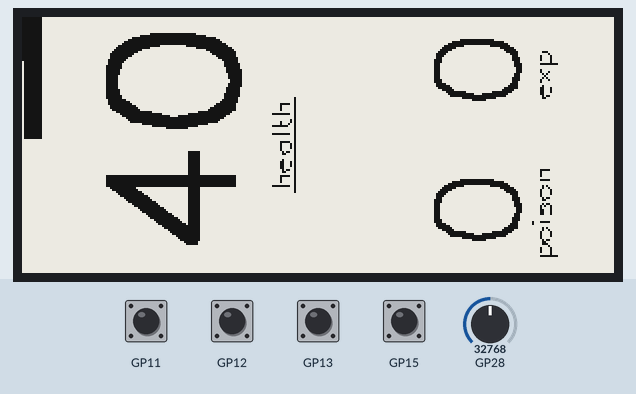
Recording of a program running on a simulated Raspberry Pi Pico running MicroPython. Parts: 296×128 one-colour display. Inputs (shaded band) come from the test bench; at power-on: GP28 = 32768 (analog values on the 0–65535 scale). What the program prints to the serial console is not drawn.

Above: at 3.2 s.
3.3 s: button UP pressed for 0.35 s
At 5.0 s:
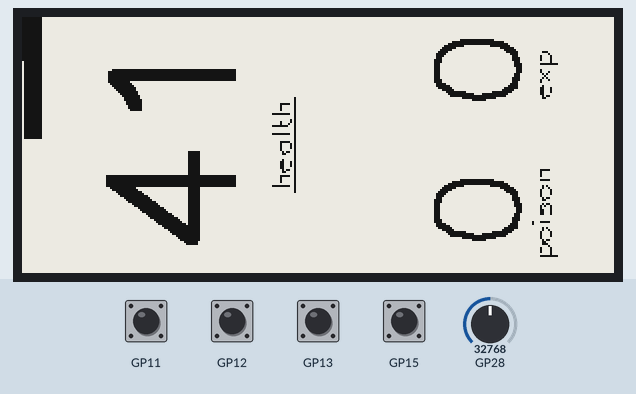
6.1 s: GP28 set to 57670
At 7.0 s:
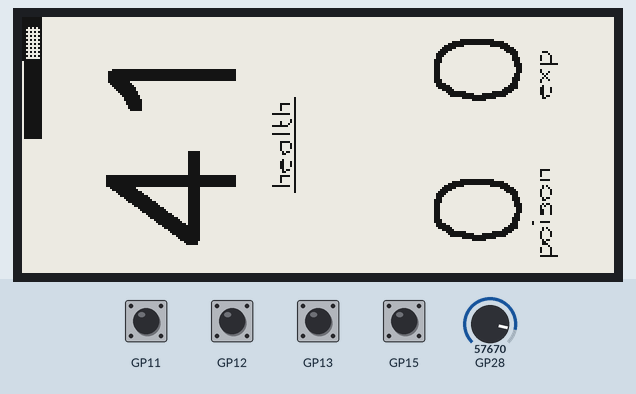
7.9 s: button DOWN pressed for 0.35 s
At 9.8 s:
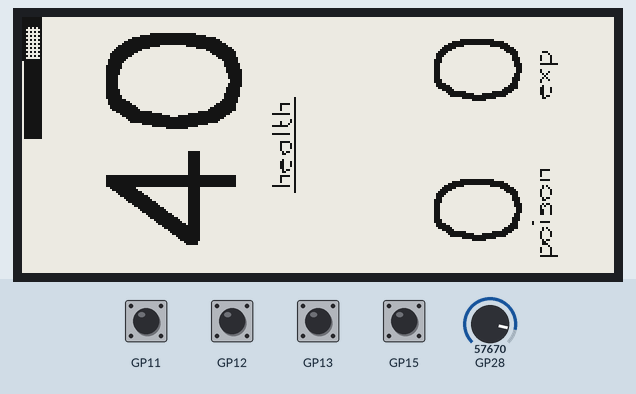
10.5 s: button A pressed for 0.35 s
At 12.7 s:
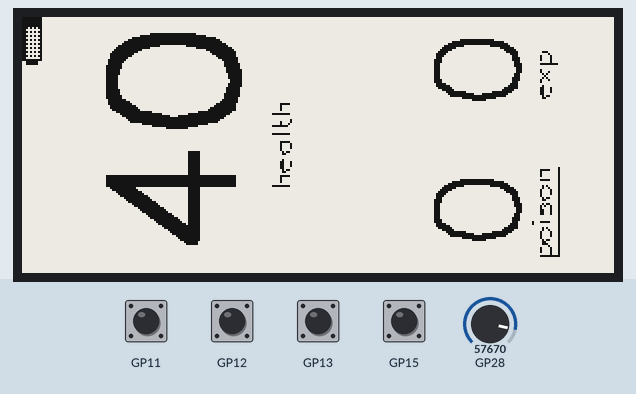
13.2 s: button B pressed for 0.35 s
At 15.5 s:
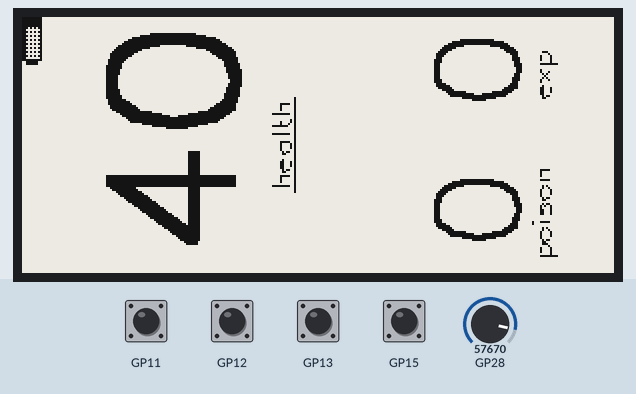
15.8 s: button DOWN pressed for 1 s
At 18.4 s:
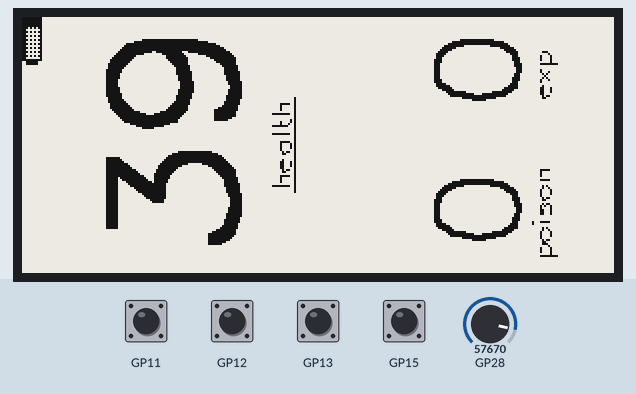
Timing chart, 0 to 19.9 s (numbered marks = the images above; inputs shaded):
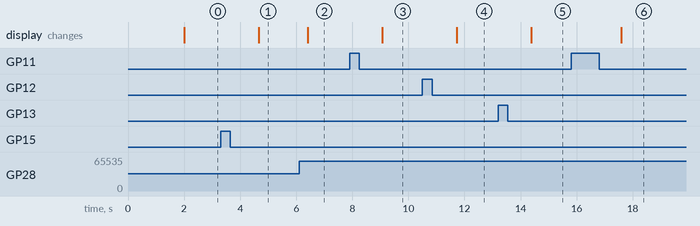

Measured:
- after the input at 3.3 s, the display: changes after 1.4 s (image 1)
- after the input at 6.1 s, the display: changes after 0.31 s (image 2)
- after the input at 7.9 s, the display: changes after 1.2 s (image 3)
- after the input at 10.5 s, the display: changes after 1.2 s (image 4)
- after the input at 13.2 s, the display: changes after 1.2 s (image 5)
- after the input at 15.8 s, the display: changes after 1.8 s (image 6)

The program:

main.py
```python
import badger2040
import machine
import time
import utime

# Public Configuration Constants
STARTING_LIFE = 40

# Controls both the update speed of the display
# but also the fastest frequency the UI will update.
#
# FAST & TURBO = 0.3
# Others = 0.5
REFRESH_RATE = badger2040.UPDATE_TURBO

# Set to max=4.0, min = 3.2 if using LiIon
# and max = 2.5, min = 2.0 if using NiMH
MAX_BATTERY_VOLTAGE = 2.5
MIN_BATTERY_VOLTAGE = 1.9


# Application Internal State {{{
NUM_BATT_BARS = 5
MODES = ('life', 'poison', 'exp')

class State:
    _prev_state = None

    def __init__(self, mode='life', life=STARTING_LIFE, poison=0, exp=0, battery=-1):
        self.mode = mode
        self.life = life
        self.poison = poison
        self.exp = exp
        self.battery = battery

    def flushed(self):
        """
        Call when updates to the UI are applied so that
        we can 'diff' the next render more efficiently.
        """
        self._prev_state = State(
            mode=self.mode,
            life=self.life,
            poison=self.poison,
            exp=self.exp,
            battery=self.battery
        )

    def reset(self):
        self.mode = 'life'
        self.life = STARTING_LIFE
        self.poison = 0
        self.exp = 0
        self.battery = -1

    def is_changed(self, prop):
        if not self._prev_state:
            return False
        return getattr(self._prev_state, prop) != getattr(self, prop)

    def __repr__(self):
        return "State<mode={} life={} poison={} exp={}>".format(
            self.mode, self.life, self.poison, self.exp
        )

state = State()
# }}}

# Button handlers {{{
last_press = 0
def debounce(wait=200):
    """
    IRQ handlers can be fired multiple times due to contact chatter.
    Since we can't handle this with hardware we use a simple timer
    for all the button presses as this program doesn't need any
    concurrent button handling.
    """
    def decorator(func):
        def inner(*args, **kwargs):
            global last_press
            call_time = utime.ticks_ms()
            allowed = call_time - last_press >= wait
            last_press = call_time
            if allowed:
                return func(*args, **kwargs)
        return inner
    if callable(wait):
        return decorator(200)
    else:
        return decorator


@debounce(wait=200)
def next_mode(pin):
    try:
        index = MODES.index(state.mode)
    except:
        index = 0
    index = index + 1
    if index >= len(MODES):
        index = 0
    state.mode = MODES[index]

@debounce(wait=200)
def increment(pin):
    print('increment start', state.life)
    if state.mode == 'life':
        state.life = state.life + 1
    elif state.mode == 'poison':
        state.poison = state.poison + 1
    elif state.mode == 'exp':
        state.exp = state.exp + 1

@debounce(wait=200)
def decrement(pin):
    if state.mode == 'life':
        state.life = state.life - 1
    elif state.mode == 'poison':
        state.poison = state.poison - 1
    elif state.mode == 'exp':
        state.exp = state.exp - 1

@debounce(wait=200)
def reset(pin):
    state.reset()

# }}}

# Pin definitions {{{
button_a = machine.Pin(badger2040.BUTTON_A, machine.Pin.IN, machine.Pin.PULL_DOWN)
button_b = machine.Pin(badger2040.BUTTON_B, machine.Pin.IN, machine.Pin.PULL_DOWN)
button_c = machine.Pin(badger2040.BUTTON_C, machine.Pin.IN, machine.Pin.PULL_DOWN)
button_up = machine.Pin(badger2040.BUTTON_UP, machine.Pin.IN, machine.Pin.PULL_DOWN)
button_down = machine.Pin(badger2040.BUTTON_DOWN, machine.Pin.IN, machine.Pin.PULL_DOWN)

# Battery indicator pins.
vbat_adc = machine.ADC(badger2040.PIN_BATTERY)
vref_adc = machine.ADC(badger2040.PIN_1V2_REF)
vref_en = machine.Pin(badger2040.PIN_VREF_POWER)

vref_en.init(machine.Pin.OUT)
vref_en.value(0)
# }}}

# Button handler wiring {{{
button_a.irq(trigger=machine.Pin.IRQ_FALLING, handler=next_mode)
button_b.irq(trigger=machine.Pin.IRQ_FALLING, handler=reset)
# button_c.irq(trigger=machine.Pin.IRQ_RISING, handler=button)

button_up.irq(trigger=machine.Pin.IRQ_FALLING, handler=increment)
button_down.irq(trigger=machine.Pin.IRQ_FALLING, handler=decrement)
# }}}

# Battery reading {{{
def map_value(input, in_min, in_max, out_min, out_max):
    return (((input - in_min) * (out_max - out_min)) / (in_max - in_min)) + out_min

def read_battery():
    # Enable voltage reading
    vref_en.value(1)

    # Calculate the logical supply voltage as it will be lower than 3.3V when reading
    # from low batteries
    vdd = 1.24 * (65535 / vref_adc.read_u16())
    # 3 here is a gain value, not rounding of 3.3V
    vbat = (vbat_adc.read_u16() / 65535) * 3 * vdd
    if vbat < 0.5:
        # No battery attached.
        state.battery = -1
        return

    # Disable voltage reading
    vref_en.value(0)

    # Scale value so it fits between 0 - NUM_BATT_BARS
    #print(f'vbat={vbat} min={MIN_BATTERY_VOLTAGE} max={MAX_BATTERY_VOLTAGE} num={NUM_BATT_BARS}')
    level = int(map_value(vbat, MIN_BATTERY_VOLTAGE, MAX_BATTERY_VOLTAGE, 0, NUM_BATT_BARS))
    #print(f'level={level} num={NUM_BATT_BARS}')
    if abs(state.battery - level) > 1:
        state.battery = level
# }}}


# Drawing {{{
FILL_BG_LIGHT = 12
FILL_BLACK = 0
FILL_WHITE = 15

def draw_life():
    badger.pen(FILL_WHITE)
    badger.rectangle(16, 0, 130, 128)

    badger.pen(FILL_BLACK)
    badger.thickness(6)
    if state.life < 10:
        badger.text(str(state.life), 80, 90, scale=3.0, rotation=-90)
    elif state.life < 100:
        badger.text(str(state.life), 80, 120, scale=3.0, rotation=-90)
    else:
        badger.text(str(state.life), 100, 125, scale=2.0, rotation=-90)

    badger.thickness(1)
    badger.text('health', 130, 85, scale=0.50, rotation=-90)
    if state.mode == 'life':
        badger.line(136, 88, 136, 40)

    # affected region x, y, w, h
    return [16, 0, 144, 144]

def draw_poison():
    badger.pen(FILL_WHITE)
    badger.rectangle(180, 64, 296, 128)

    value = state.poison
    if value >= 10:
        value = 'X'

    badger.pen(FILL_BLACK)
    badger.thickness(3)
    badger.text(str(value), 230, 115, scale=2.0, rotation=-90)

    badger.thickness(1)
    badger.text('poison', 260, 120, scale=0.50, rotation=-90)
    if state.mode == 'poison':
        badger.line(268, 120, 268, 75)
    return [180, 64, 270, 128]

def draw_exp():
    badger.pen(FILL_WHITE)
    badger.rectangle(180, 0, 296, 64)

    badger.pen(FILL_BLACK)
    badger.thickness(3)
    badger.text(str(state.exp), 230, 45, scale=2.0, rotation=-90)

    badger.thickness(1)
    badger.text('exp', 260, 40, scale=0.50, rotation=-90)
    if state.mode == 'exp':
        badger.line(268, 45, 268, 12)
    # affected region x, y, w, h
    return [180, 0, 270, 64]

def draw_battery():
    width = 22
    height = 10
    nub_offset = 2
    nub_width = 2
    border_width = 1
    borders = border_width * 2

    badger.thickness(1)

    # Clear inner area.
    badger.pen(FILL_WHITE)
    badger.rectangle(border_width, border_width, height - border_width, width - border_width)

    # Outer rectangle
    badger.pen(FILL_BLACK)
    badger.rectangle(0, 0, height, width)

    # Inner area clear and set to dim
    badger.pen(FILL_BG_LIGHT)
    badger.rectangle(border_width + 1, border_width + 1, height - borders - 1, width - borders - 1)

    # Battery nub
    badger.pen(FILL_BLACK)
    badger.rectangle(nub_offset, width, 6, nub_width)

    # Hole for drained area.
    if state.battery < 1:
        # Totally empty or unplugged
        badger.pen(FILL_BLACK)
        badger.thickness(2)
        badger.line(border_width, border_width, height - border_width, width - border_width)
    else:
        # Fill from right side to the left to indicate a partial or full battery.
        badger.pen(FILL_BLACK)
        bar_px = state.battery * int((width - borders) / NUM_BATT_BARS)
        badger.rectangle(border_width, border_width, height - border_width, bar_px)

    return [0, 0, 16, 32]

def full_render():
    badger.pen(FILL_WHITE)
    badger.clear()

    draw_battery()
    draw_life()
    draw_poison()
    draw_exp()
    badger.update()
    state.flushed()

def incremental_render():
    if state.is_changed('mode'):
        full_render()
        return True

    updates = []
    if state.is_changed('life'):
        updates.append(draw_life())
    if state.is_changed('poison'):
        updates.append(draw_poison())
    if state.is_changed('exp'):
        updates.append(draw_exp())
    if state.is_changed('battery'):
        updates.append(draw_battery())
    for update in filter(lambda x: x, updates):
        # Flush updates to affected regions.
        badger.partial_update(*update)
        # Sync previous state for next partial refresh.
        state.flushed()
    return len(updates) > 0

_render_reset = 10
if REFRESH_RATE == badger2040.UPDATE_TURBO:
    _render_reset = 5

# Start at _render_reset to force a refresh at boot.
_render_counter = _render_reset

def render():
    global _render_counter

    # Refresh the entire screen occasionally.
    # Because we're using turbo updates the screen
    # collects jank.
    if _render_counter >= _render_reset:
        full_render()
        _render_counter = 0
    else:
        updated = incremental_render()
        if updated:
            # Count the render pass if we did work
            _render_counter += 1
# }}}

#
# Main Program Loop
#
badger = badger2040.Badger2040()

# Initial Render done slow to wipe screen better.
badger.update_speed(badger2040.UPDATE_MEDIUM)
read_battery()
render()
badger.update_speed(REFRESH_RATE)


sleep_value = 0.5
if REFRESH_RATE in [badger2040.UPDATE_FAST, badger2040.UPDATE_TURBO]:
    sleep_value = 0.3

while True:
    current_time = utime.ticks_ms()
    # Wait 500ms since the last update as refreshing the
    # display blocks other actions and causes button presses
    # to misbehave.
    if current_time - last_press > 500:
        read_battery()
        render()
    time.sleep(sleep_value)
```
